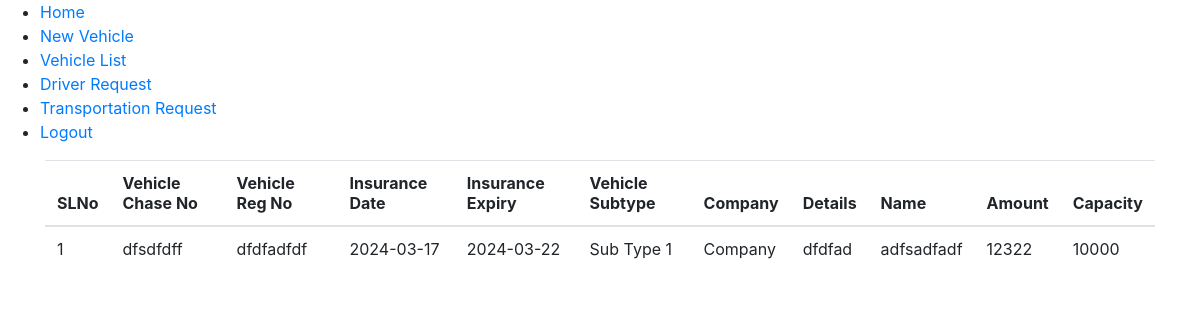
/Company/VehicleList/ (signed in), run on the app's committed database.
### Company/models.py (models this page shows)
class tbl_vehicle(models.Model):
    vehicle_id = models.AutoField(primary_key=True)
    vehicle_chase_no = models.CharField(max_length=50)
    vehicle_reg_no = models.CharField(max_length=50)
    vehicle_insurance_date = models.CharField(max_length=50)
    vehicle_insurance_exp = models.CharField(max_length=50)
    vehicle_status = models.IntegerField(default=0)
    vehiclesubtype_id = models.ForeignKey(tbl_vehiclesubtype,on_delete=models.CASCADE)
    company_id = models.ForeignKey(tbl_company,on_delete=models.CASCADE)
    vehicle_detailes = models.CharField(max_length=100)
    vehicle_name = models.CharField(max_length=50)
    vehicle_amount = models.CharField(max_length=50)
    vehicle_capacity = models.CharField(max_length=50)

### Admin/models.py (models this page shows)
class tbl_vehiclesubtype(models.Model):
    vehiclesubtype_id = models.AutoField(primary_key=True)
    vehiclesubtype_name = models.CharField(max_length=50)
    vehicletype_id = models.ForeignKey(tbl_vehicletype,on_delete=models.CASCADE)

### Guest/models.py (models this page shows)
class tbl_company(models.Model):
    company_id = models.AutoField(primary_key=True)
    company_name = models.CharField(max_length=50)
    company_contact = models.CharField(max_length=50)
    company_email = models.CharField(max_length=50)
    company_address = models.CharField(max_length=50)
    company_password = models.CharField(max_length=50)
    company_doj = models.DateField(auto_now_add=True)
    company_since = models.CharField(max_length=50)
    company_proof = models.FileField(upload_to='Files/')
    company_logo = models.FileField(upload_to='Files/')
    location_id = models.ForeignKey(tbl_location,on_delete=models.CASCADE)
    owner_name = models.CharField(max_length=50)
    owner_email = models.CharField(max_length=50)
    owner_contact = models.CharField(max_length=50)
    company_status = models.IntegerField(default=0)

### Company/views.py (the view)
# urls.py: path('VehicleList/',views.VehicleList,name="VehicleList"),
def VehicleList(request):
    cid = tbl_company.objects.get(company_id=request.session["cid"])
    vehicles = tbl_vehicle.objects.filter(company_id=cid)
    return render(request, "Company/VehicleList.html", {"vehicles" : vehicles})

### Company/Templates/Company/VehicleList.html (shortened to what this page needs)
{% extends 'Company/Include.html' %}
{% load static %}
{% block content %}
<!DOCTYPE html>
<html lang="en">
<head>
    <link href="https://stackpath.bootstrapcdn.com/bootstrap/4.5.2/css/bootstrap.min.css" rel="stylesheet">
</head>
<body>
    <div class="container">
        <table class="table">
            <thead>
                <tr>
                    <th>SLNo</th>
                    <th>Vehicle Chase No</th>
                    <th>Vehicle Reg No</th>
                    <th>Insurance Date</th>
                    <th>Insurance Expiry</th>
                    <th>Vehicle Subtype</th>
                    <th>Company</th>
                    <th>Details</th>
                    <th>Name</th>
                    <th>Amount</th>
                    <th>Capacity</th>
                </tr>
            </thead>
            <tbody>
                {% for vehicle in vehicles %}
                <tr>
                    <td>{{ forloop.counter }}</td>
                    <td>{{ vehicle.vehicle_chase_no }}</td>
                    <td>{{ vehicle.vehicle_reg_no }}</td>
                    <td>{{ vehicle.vehicle_insurance_date }}</td>
                    <td>{{ vehicle.vehicle_insurance_exp }}</td>
                    <td>{{ vehicle.vehiclesubtype_id.vehiclesubtype_name }}</td>
                    <td>{{ vehicle.company_id.company_name }}</td>
                    <td>{{ vehicle.vehicle_detailes }}</td>
                    <td>{{ vehicle.vehicle_name }}</td>
                    <td>{{ vehicle.vehicle_amount }}</td>
                    <td>{{ vehicle.vehicle_capacity }}</td>
                </tr>
                {% endfor %}
            </tbody>
        </table>
    </div>
</body>
</html>
{% endblock content %}

### data on the page
tbl_vehicle: vehicle_chase_no "dfsdfdff", vehicle_reg_no "dfdfadfdf", vehicle_insurance_date "2024-03-17", vehicle_insurance_exp "2024-03-22", vehiclesubtype_id.vehiclesubtype_name "Sub Type 1", company_id.company_name "Company", vehicle_detailes "dfdfad", vehicle_name "adfsadfadf", vehicle_amount "12322", vehicle_capacity "10000"
